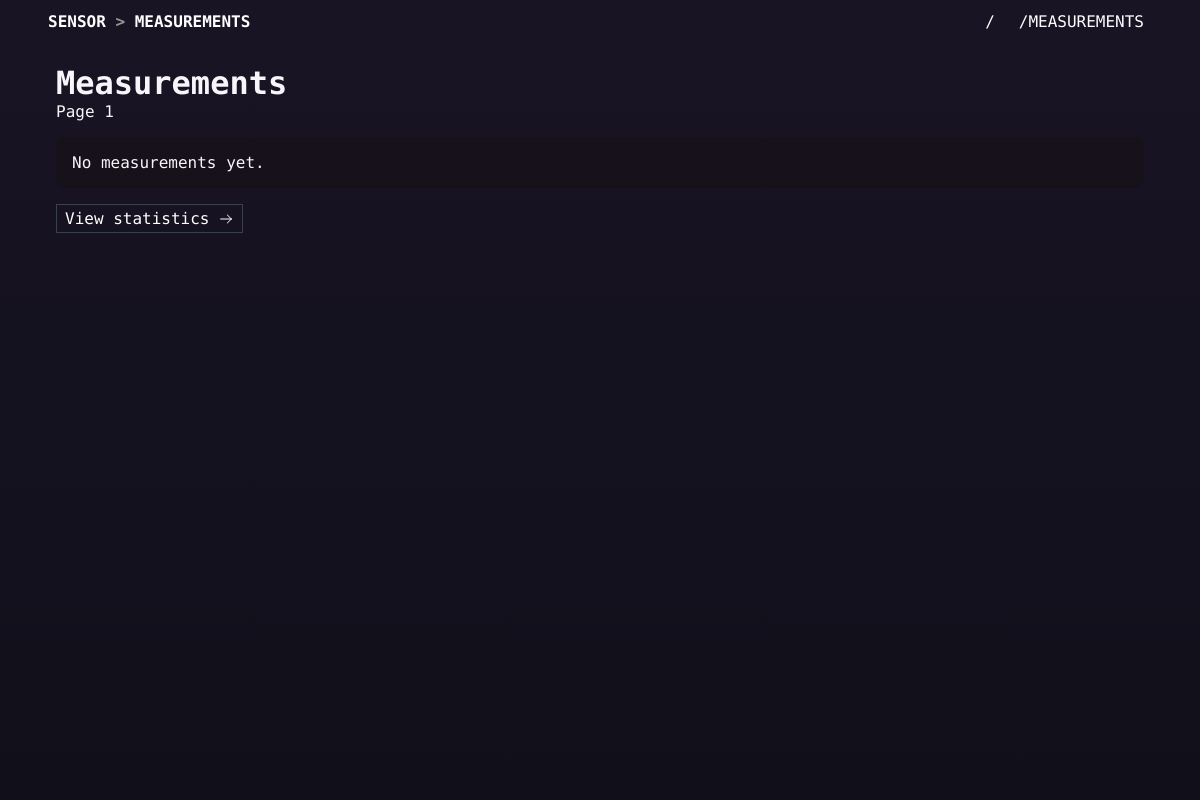
Page /measurements on the earlier database version.
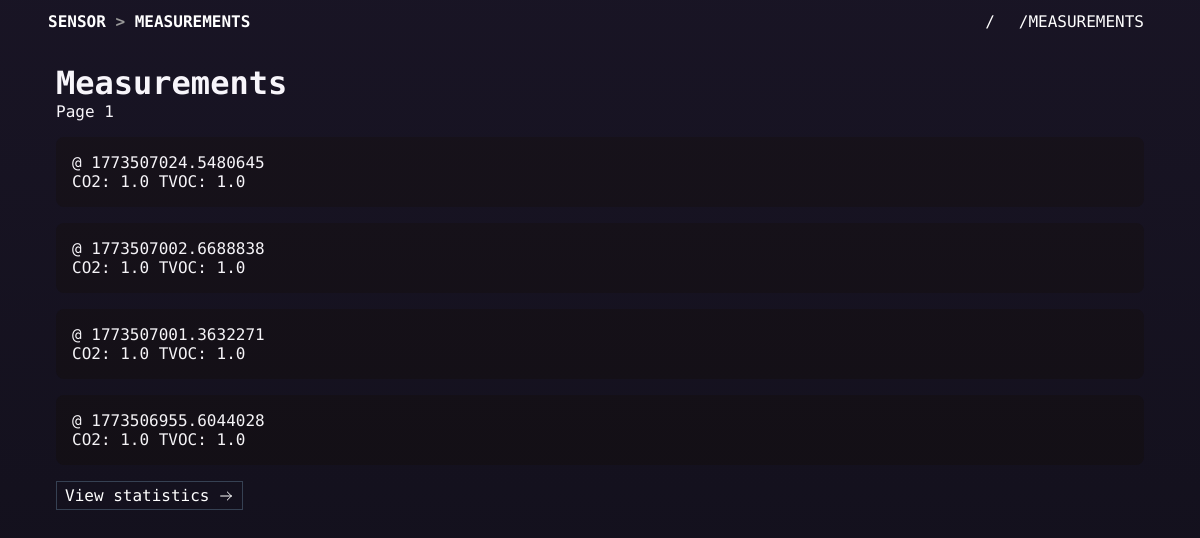
Same page on the later database version.
### tables this page shows
CREATE TABLE measurements
    (
        timestamp real not null primary key,
        tvoc real not null,
        co2 real not null
    );

### main.py (the view)
@app.route("/measurements", methods=["GET"])
def measurements() -> ResponseReturnValue:
    db = get_db()
    page_size = 20
    page = request.args["page"] if "page" in request.args else 1
    try:
        page = int(page)
        if page < 0:
            raise ValueError()
    except ValueError:
        return "Invalid page", 400
    data = db.get_page(page, page_size)
    count = db.count()
    has_next_page = count > page * page_size
    template = "page/measurements.html.j2"
    if htmx:
        template = "block/measurements.html.j2"
    return render_template(template, has_next_page=has_next_page, page=page, list=data)

### db.py (called while the page is built)
    def get_page(self, page: int, page_size: int = 20) -> List[sqlite3.Row]:
        with closing(self._conn.cursor()) as cursor:
            cursor.execute(
                "SELECT timestamp, tvoc, co2 FROM measurements ORDER BY timestamp DESC LIMIT ?, ?",
                ((page - 1) * page_size, page_size),
            )
            return cursor.fetchall()

    def count(self) -> int:
        with closing(self._conn.cursor()) as cursor:
            cursor.execute(
                "SELECT COUNT(*) as count FROM MEASUREMENTS"
            )
            return cursor.fetchone()["count"]

    def close(self) -> None:
        self._conn.close()

### main.py (called while the page is built)
def get_db() -> DB:
    db_instance = getattr(g, "_database", None)
    if db_instance is None:
        db_instance = g._database = DB()
    return db_instance

@app.teardown_appcontext
def close_connection(_exception):
    db_instance = getattr(g, "_database", None)
    if db_instance is not None:
        db_instance.close()

### templates/page/measurements.html.j2 (shortened to what this page needs)
{% extends "base.html.j2" %}
{% block title %}Measurements{% endblock %}
{% block content %}
    {% include "block/measurements.html.j2" %}
{% endblock %}

### templates/base.html.j2 (shortened to what this page needs)
<!DOCTYPE html>
<html lang="en">
    <head>
        <link href="/static/styles.css"
              rel="stylesheet"
        >
    </head>
    <body>
        <div class="bg-gradient"></div>
        <nav>
            <a href="/" class="font-bold">
                Sensor
                <span class="text-gray-500">&gt;</span>
                {{ self.title() }}
            </a>
            <div class="links">
                <a href="/" class="btn">/</a>
                <a href="/measurements" class="btn">/measurements</a>
            </div>
        </nav>
        <div class="nav-spacer"></div>
        <main>
            {% block content %}{% endblock %}
        </main>
    </body>
</html>

### templates/block/measurements.html.j2 (shortened to what this page needs)
<h1>Measurements</h1>
<p>Page {{page}}</p>
{% for row in list %}
    <article class="card">
        <div class="contents">
            <header>@ {{row['timestamp']}}</header>
            CO2: {{row['co2']}}
            TVOC: {{row['tvoc']}}
        </div>
    </article>
{% else %}
    <article class="card">
        <div class="contents">
            <header>No measurements yet.</header>
        </div>
    </article>
{% endfor %}
<div>
    <a href="/" class="btn btn-link">View statistics</a>
</div>

### static/styles.css (style rules this page uses)
:root { --font-mono: "Fira Code VF", "Fira Code", monospace; --font-sans: "Fira Sans", sans-serif; --primary-dark: #242038; --primary: #9067c6; --bg-dark: #100d11; --bg: #110f1a; --bg-success: #7ceec8; --gray-700: oklch(37.3% 0.034 259.733); }
html, body { margin: 0; width: 100%; height: 100%; background: var(--bg); font-family: var(--font-mono); }
* { user-select: none; box-sizing: border-box; color: white; text-decoration: none; padding: 0; margin: 0; border: none; background: none; }
nav { z-index: 100; top: 0; left: 50%; transform: translateX(-50%); position: fixed; flex: 1; align-items: center; justify-content: space-between; width: 100%; max-width: 70rem; padding: 0.5rem; margin: auto; text-transform: uppercase; display: flex; }
.nav-spacer { height: 3rem; }
nav .links { display: flex; gap: 0.5rem; }
.font-bold { font-weight: bold; }
.text-gray-500 { color: #999; }
.btn { isolation: isolate; position: relative; display: inline-flex; align-items: center; gap: 0.5rem; padding: 0.25rem 0.5rem; }
.btn::before { z-index: -1; content: ""; position: absolute; left: 0; bottom: 0; width: 100%; height: 0; background: var(--primary); transition: all 0.3s ease; }
main { max-width: 70rem; margin: auto; padding: 1rem; }
.card { display: flex; gap: 1rem; padding: 1rem; border-radius: 0.5rem; margin: 1rem 0; background: var(--bg-dark); }
.card .contents { flex: 1; flex-direction: column; display: flex; align-items: flex-start; justify-content: space-between; }
.btn-link { border: 1px solid var(--gray-700); }
.btn-link::after { content: ""; width: 1rem; height: 1rem; background-image: url("/static/icon-right.svg"); }

Differences in the rows shown:
added measurements: timestamp "1773507024.5480645", co2 "1.0", tvoc "1.0"
added measurements: timestamp "1773507002.6688838", co2 "1.0", tvoc "1.0"
added measurements: timestamp "1773507001.3632271", co2 "1.0", tvoc "1.0"
added measurements: timestamp "1773506955.6044028", co2 "1.0", tvoc "1.0"
Other differences:
text no longer shown: "No measurements yet."
